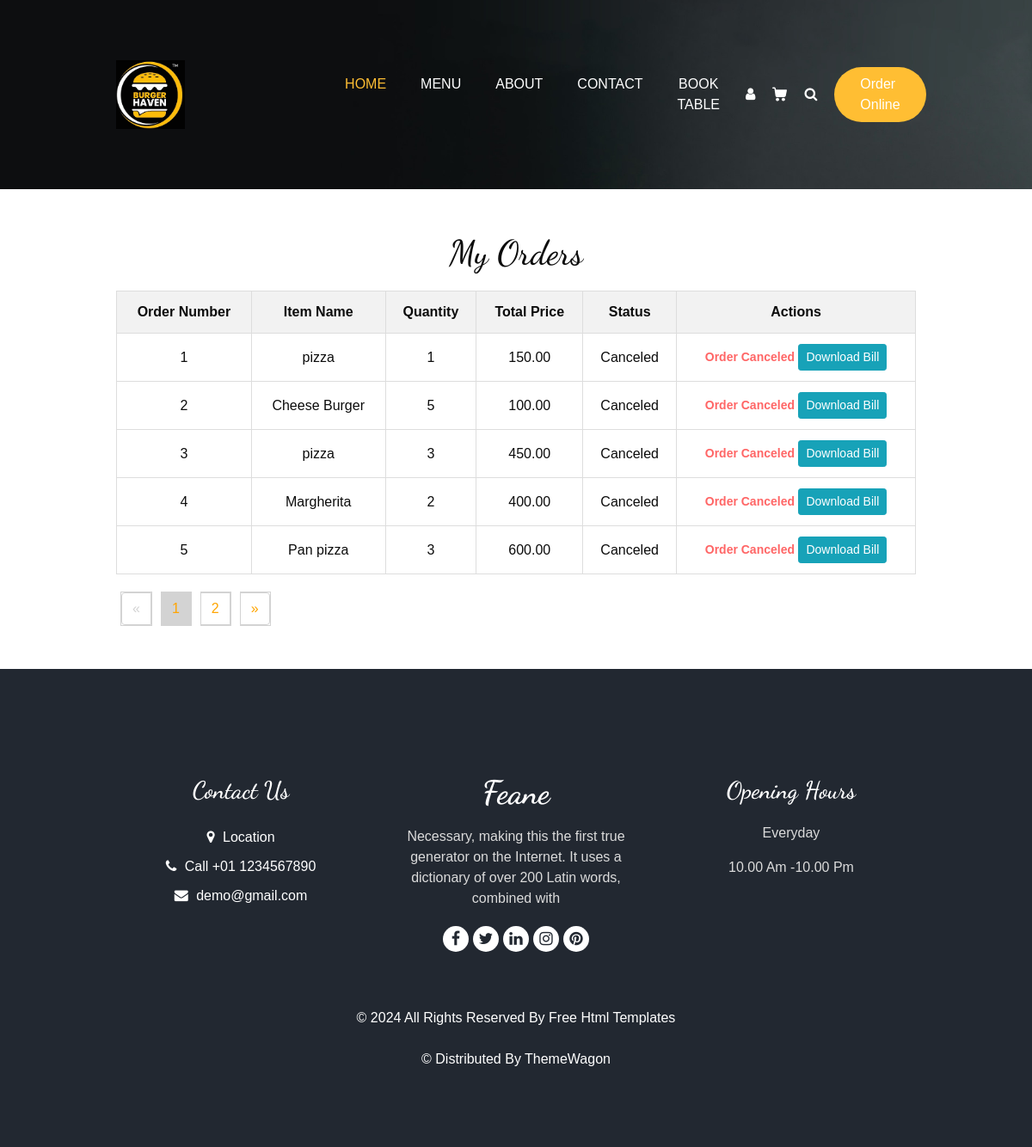
The app's page /orders/ (signed in) with its own data.
### homeapp/models.py (models this page shows, shortened)
class p_orders(models.Model):
    ORDER_STATUS_CHOICES = [
        ('pending', ('Pending')),
        ('shipped', ('Shipped')),
        ('delivered', ('Delivered')),
        ('canceled', ('Canceled')),
    ]
    user = models.ForeignKey(UserProfile, on_delete=models.CASCADE)
    item = models.ForeignKey(Item, on_delete=models.CASCADE)
    quantity = models.IntegerField()
    total_price = models.DecimalField(max_digits=10, decimal_places=2)
    order_status = models.CharField(max_length=10, choices=ORDER_STATUS_CHOICES, default='pending')

class Item(models.Model):
    Item_name=models.CharField(max_length=15)
    description=models.TextField(blank=False)
    Price=models.IntegerField()
    Category=models.ForeignKey(ItemList,related_name='name',on_delete=models.CASCADE)
    Image=models.ImageField(upload_to='items/')
    def __str__(self):
        return self.Item_name

### homeapp/views.py (the view)
# urls.py: path('orders/',hv.orders,name='orders'),
def orders(request):
    order = p_orders.objects.filter(user=request.user)  # Filter by the logged-in user
    paginator = Paginator(order, 5)  # Show 10 orders per page (change `orders` to `order`)
    page_number = request.GET.get('page')
    page_obj = paginator.get_page(page_number)
    context = {
        'page_obj': page_obj,
    }
    return render(request, 'orders.html', context)

### Template/orders.html (shortened to what this page needs)
{% extends "main.html" %}
{% load static %}
{% block class %}class="sub_page"{% endblock class %}
{% block main %}
</head>
<body>
    <div class="container">
        <h1>My Orders</h1>
        <table>
    <thead>
        <tr>
            <th>Order Number</th>
            <th>Item Name</th>
            <th>Quantity</th>
            <th>Total Price</th>
            <th>Status</th>
            <th>Actions</th>
        </tr>
    </thead>
    <tbody>
        {% for i in page_obj %}
        <tr id="order-row-{{ i.id }}">
            <td>{{ forloop.counter0|add:page_obj.start_index }}</td>
            <td>{{ i.item }}</td>
            <td>{{ i.quantity }}</td>
            <td>{{ i.total_price }}</td>
            <td id="order-status-{{ i.id }}">{{ i.get_order_status_display }}</td>
            <td id="actions-cell-{{ i.id }}">
                {% if i.order_status == "Canceled" %}
                    <span class="order-canceled-text">Order Canceled</span>
                {% else %}
                    <button type="button" class="btn btn-danger btn-sm text-white" onclick="cancelOrder({{ i.id }})">
                        Cancel Order
                    </button>
                {% endif %}
                <form method="POST" action="{% url 'download_bill' i.id %}" style="display:inline;">
                    <button type="submit" class="btn btn-info btn-sm">
                        Download Bill
                    </button>
                </form>
            </td>
        </tr>
        {% endfor %}
    </tbody>
</table>
        <nav aria-label="Page navigation example">
            <ul class="pagination">
                {% if page_obj.has_previous %}
                <li class="page-item">
                    <a class="page-link" href="?page={{ page_obj.previous_page_number }}" aria-label="Previous">
                        <span aria-hidden="true">&laquo;</span>
                        <span class="sr-only">Previous</span>
                    </a>
                </li>
                {% else %}
                <li class="page-item disabled">
                    <span class="page-link" aria-label="Previous">
                        <span aria-hidden="true">&laquo;</span>
                    </span>
                </li>
                {% endif %}
                {% for num in page_obj.paginator.page_range %}
                {% if page_obj.number == num %}
                <li class="page-item active">
                    <span class="page-link">{{ num }}</span>
                </li>
                {% else %}
                <li class="page-item">
                    <a class="page-link" href="?page={{ num }}">{{ num }}</a>
                </li>
                {% endif %}
                {% endfor %}
                {% if page_obj.has_next %}
                <li class="page-item">
                    <a class="page-link" href="?page={{ page_obj.next_page_number }}" aria-label="Next">
                        <span aria-hidden="true">&raquo;</span>
                    </a>
                </li>
                {% endif %}
            </ul>
        </nav>
    </div>
</body>
</html>
{% endblock main %}

### Static/css/style.css (style rules this page uses)
body { font-family: "Open Sans", sans-serif; color: #0c0c0c; background-color: #ffffff; overflow-x: hidden; }
h1, h2 { font-family: 'Dancing Script', cursive; }
a, a:hover, a:focus { text-decoration: none; }
.btn, .btn:focus { outline: none !important; -webkit-box-shadow: none; box-shadow: none; }

### Static/css/responsive.css (style rules this page uses)
@media (min-width: 1200px) { .container { max-width: 1170px; } }

### Template/main.html (style rules this page uses)
a { text-decoration: none; color: inherit; }

### Template/orders.html (style rules this page uses)
body { font-family: Arial, sans-serif; }
.container { width: 80%; margin: 50px auto; }
h1 { text-align: center; margin-bottom: 20px; }
table { width: 100%; border-collapse: collapse; margin-bottom: 20px; }
table, th, td { border: 1px solid #ddd; }
th, td { padding: 12px; text-align: center; }
th { background-color: #f2f2f2; }
.pagination .page-item { border: 1px solid lightgrey; margin: 0 5px; }
.pagination .page-link { color: orange; border-color: lightgrey; }
.pagination .page-item.active .page-link { background-color: lightgrey; border-color: lightgrey; color: orange; }
.pagination .page-item.disabled .page-link { color: lightgrey; border-color: lightgrey; }
.order-canceled-text { color: #ff6666; font-weight: bold; font-size: 14px; }

### records on screen
p_orders: item "pizza", quantity "1", total_price "150.00", order_status "Canceled", shows "Order Canceled"
p_orders: item "Cheese Burger", quantity "5", total_price "100.00", order_status "Canceled", shows "Order Canceled"
p_orders: item "pizza", quantity "3", total_price "450.00", order_status "Canceled", shows "Order Canceled"
p_orders: item "Margherita", quantity "2", total_price "400.00", order_status "Canceled", shows "Order Canceled"
p_orders: item "Pan pizza", quantity "3", total_price "600.00", order_status "Canceled", shows "Order Canceled"

### other values on screen
{{ num }} "1"
{{ num }} "2"
